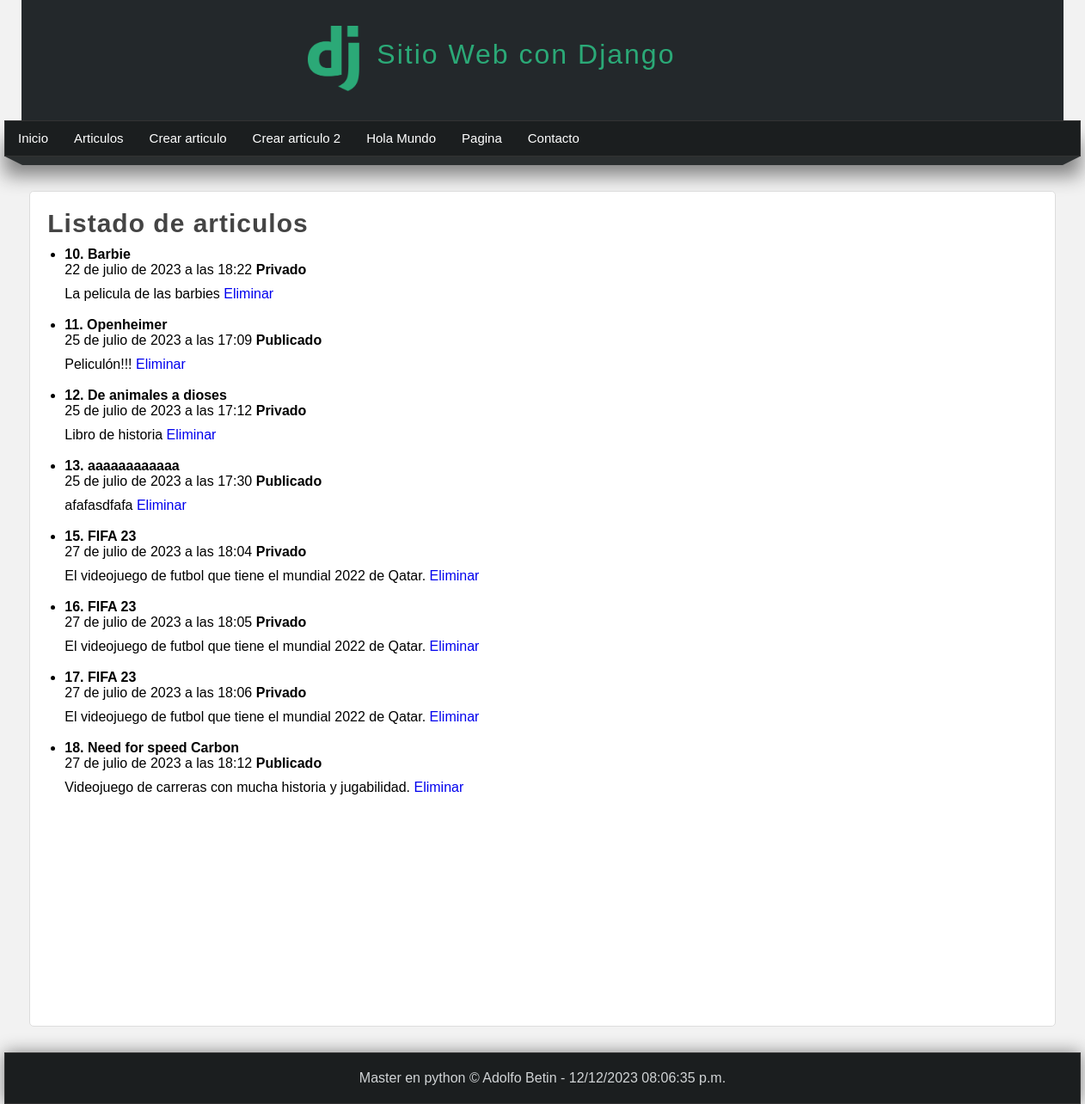
The app's page /articulos/, older data.
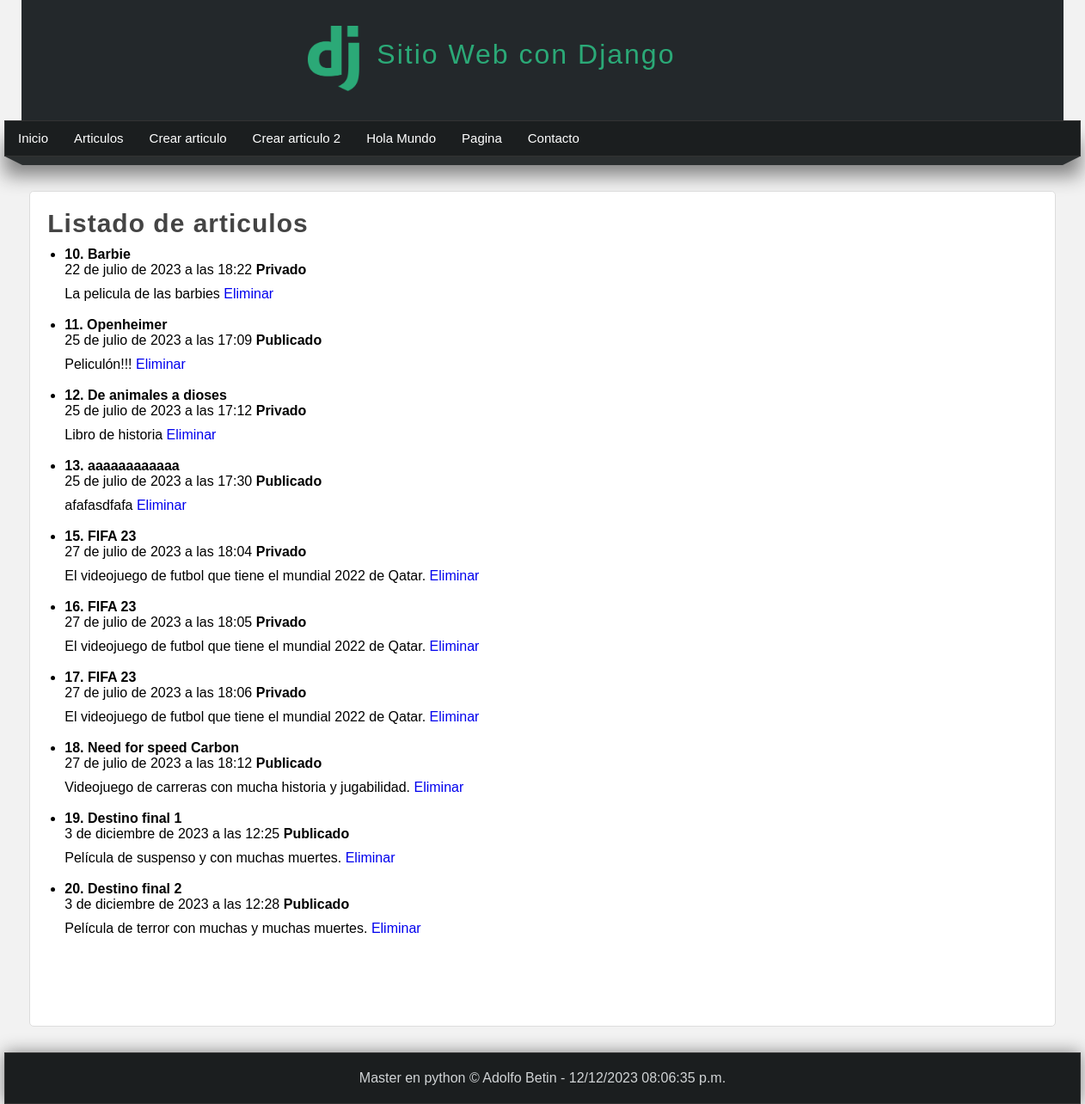
The same page, newer data.
### miapp/models.py (models this page shows)
class Article(models.Model):
    title = models.CharField(max_length=150)
    content = models.TextField()
    image = models.ImageField(default='null')
    public = models.BooleanField()
    created_at = models.DateTimeField(auto_now_add=True)
    updated_at = models.DateTimeField(auto_now = True)

### miapp/views.py (the view)
# urls.py: path('articulos/',views.articulos, name='articulos'),
def articulos(request):
    articulos = Article.objects.all()
    return render(request, 'articulos.html', {'articulos': articulos})

### miapp/templates/articulos.html (shortened to what this page needs)
{% extends 'layout.html' %}
{% block content %}
<h1 class="title">Listado de articulos</h1>
    <ul>
        {% for articulo in articulos %}
            <li>
                <h4>{{articulo.id}}. {{articulo.title}}</h4>
                <spand>{{ articulo.created_at }}</spand>
                {% if articulo.public %}
                    <strong>Publicado</strong>
                {% else %}
                    <strong>Privado</strong>
                {%  endif  %}
                <p>
                    {{articulo.content}} <a href="{% url 'borrar' id=articulo.id %}">Eliminar</a>
                </p>
                <br/>
            </li>
        {% endfor %}
    </ul>
{% endblock %}

Row changes from the older to the newer data that the page shows:
added Article: id "19", title "Destino final 1", created_at "3 de diciembre de 2023 a las 12:25", public "Publicado", content "Película de suspenso y con muchas muertes."
added Article: id "20", title "Destino final 2", created_at "3 de diciembre de 2023 a las 12:28", public "Publicado", content "Película de terror con muchas y muchas muertes."
